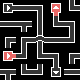

A level layout from a 2D game, rendered from its tile map. Below: a short description, then the map file with its tile-grid data intact:
An orthogonal 5x5 tile map with 16x16 px tiles, 1 tile layer (Tile Layer 1).

<map version="1.10" tiledversion="1.11.2" orientation="orthogonal" renderorder="right-down" width="5" height="5" tilewidth="16" tileheight="16" infinite="0" nextlayerid="2" nextobjectid="1">
 <tileset firstgid="1" source="pipes.tsx" />
 <layer id="1" name="Tile Layer 1" width="5" height="5">
  <data encoding="csv">
17,1,2684354562,2684354594,1610612738,
1,4,2684354561,1610612738,2684354562,
2,2,5,3221225473,3221225474,
18,3221225474,1610612738,2684354562,2,
4,1610612738,3221225474,1610612769,1
</data>
 </layer>
</map>
